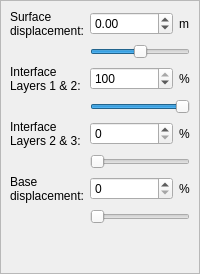
            <widget class="QWidget" name="page_displacementProfile">
             <layout class="QGridLayout" name="gridLayout_19">
              <property name="leftMargin">
               <number>0</number>
              </property>
              <property name="topMargin">
               <number>0</number>
              </property>
              <property name="rightMargin">
               <number>0</number>
              </property>
              <property name="bottomMargin">
               <number>0</number>
              </property>
              <item row="0" column="0">
               <widget class="QFrame" name="soilMotionFrame">
                <property name="frameShape">
                 <enum>QFrame::StyledPanel</enum>
                </property>
                <property name="frameShadow">
                 <enum>QFrame::Raised</enum>
                </property>
                <layout class="QGridLayout" name="gridLayout_20">
                 <item row="6" column="0">
                  <widget class="QLabel" name="label_BaseDisplacement">
                   <property name="text">
                    <string>Base
displacement:</string>
                   </property>
                  </widget>
                 </item>
                 <item row="4" column="0">
                  <widget class="QLabel" name="label_Interface23">
                   <property name="text">
                    <string>Interface
Layers 2 &amp; 3:</string>
                   </property>
                  </widget>
                 </item>
                 <item row="0" column="0">
                  <widget class="QLabel" name="label_SurfaceDisplacement">
                   <property name="text">
                    <string>Surface
displacement:</string>
                   </property>
                  </widget>
                 </item>
                 <item row="4" column="1">
                  <widget class="QSpinBox" name="Interface23">
                   <property name="maximum">
                    <number>100</number>
                   </property>
                   <property name="singleStep">
                    <number>5</number>
                   </property>
                  </widget>
                 </item>
                 <item row="2" column="0">
                  <widget class="QLabel" name="label_Interface12">
                   <property name="text">
                    <string>Interface
Layers 1 &amp; 2:</string>
                   </property>
                  </widget>
                 </item>
                 <item row="0" column="1">
                  <widget class="QDoubleSpinBox" name="surfaceDisplacement">
                   <property name="sizePolicy">
                    <sizepolicy hsizetype="Expanding" vsizetype="Fixed">
                     <horstretch>0</horstretch>
                     <verstretch>0</verstretch>
                    </sizepolicy>
                   </property>
                   <property name="minimum">
                    <double>-1.000000000000000</double>
                   </property>
                   <property name="maximum">
                    <double>1.000000000000000</double>
                   </property>
                   <property name="singleStep">
                    <double>0.050000000000000</double>
                   </property>
                  </widget>
                 </item>
                 <item row="2" column="1">
                  <widget class="QSpinBox" name="Interface12">
                   <property name="maximum">
                    <number>100</number>
                   </property>
                   <property name="singleStep">
                    <number>5</number>
                   </property>
                   <property name="value">
                    <number>100</number>
                   </property>
                  </widget>
                 </item>
                 <item row="6" column="1">
                  <widget class="QSpinBox" name="BaseDisplacement">
                   <property name="maximum">
                    <number>100</number>
                   </property>
                   <property name="singleStep">
                    <number>5</number>
                   </property>
                  </widget>
                 </item>
                 <item row="3" column="1" colspan="2">
                  <widget class="QSlider" name="Interface12Slider">
                   <property name="maximum">
                    <number>100</number>
                   </property>
                   <property name="singleStep">
                    <number>5</number>
                   </property>
                   <property name="value">
                    <number>100</number>
                   </property>
                   <property name="orientation">
                    <enum>Qt::Horizontal</enum>
                   </property>
                  </widget>
                 </item>
                 <item row="2" column="2">
                  <widget class="QLabel" name="label_unitInterface12">
                   <property name="text">
                    <string>%</string>
                   </property>
                  </widget>
                 </item>
                 <item row="0" column="2">
                  <widget class="QLabel" name="label_unitSurfaceDisplacement">
                   <property name="text">
                    <string>m</string>
                   </property>
                  </widget>
                 </item>
                 <item row="1" column="1" colspan="2">
                  <widget class="QSlider" name="surfaceDisplacementSlider">
                   <property name="minimum">
                    <number>-100</number>
                   </property>
                   <property name="maximum">
                    <number>100</number>
                   </property>
                   <property name="orientation">
                    <enum>Qt::Horizontal</enum>
                   </property>
                  </widget>
                 </item>
                 <item row="4" column="2">
                  <widget class="QLabel" name="label_unitInterface23">
                   <property name="text">
                    <string>%</string>
                   </property>
                  </widget>
                 </item>
                 <item row="5" column="1" colspan="2">
                  <widget class="QSlider" name="Interface23Slider">
                   <property name="maximum">
                    <number>100</number>
                   </property>
                   <property name="singleStep">
                    <number>5</number>
                   </property>
                   <property name="orientation">
                    <enum>Qt::Horizontal</enum>
                   </property>
                  </widget>
                 </item>
                 <item row="7" column="1" colspan="2">
                  <widget class="QSlider" name="BaseDisplacementSlider">
                   <property name="maximum">
                    <number>100</number>
                   </property>
                   <property name="singleStep">
                    <number>5</number>
                   </property>
                   <property name="orientation">
                    <enum>Qt::Horizontal</enum>
                   </property>
                  </widget>
                 </item>
                 <item row="6" column="2">
                  <widget class="QLabel" name="label_unitBaseDisplacement">
                   <property name="text">
                    <string>%</string>
                   </property>
                  </widget>
                 </item>
                 <item row="8" column="1">
                  <spacer name="verticalSpacer_4">
                   <property name="orientation">
                    <enum>Qt::Vertical</enum>
                   </property>
                   <property name="sizeHint" stdset="0">
                    <size>
                     <width>20</width>
                     <height>40</height>
                    </size>
                   </property>
                  </spacer>
                 </item>
                </layout>
               </widget>
              </item>
             </layout>
            </widget>
